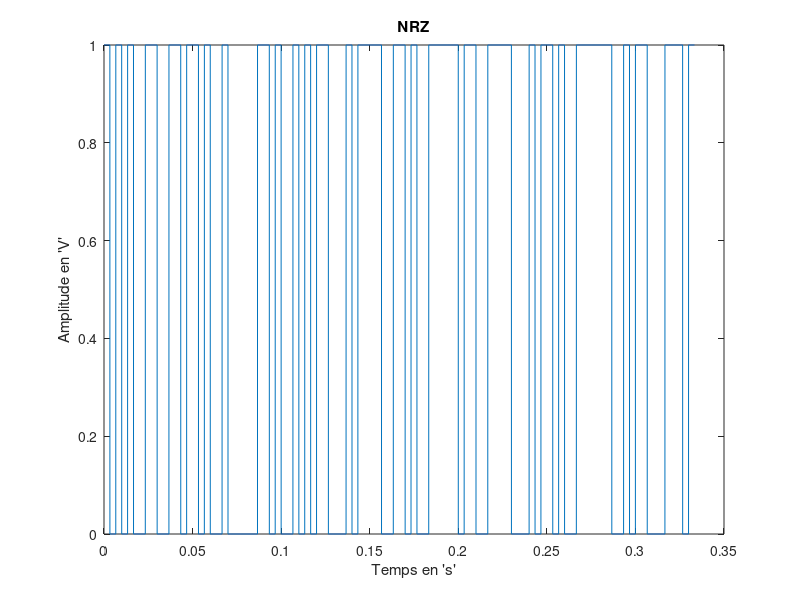
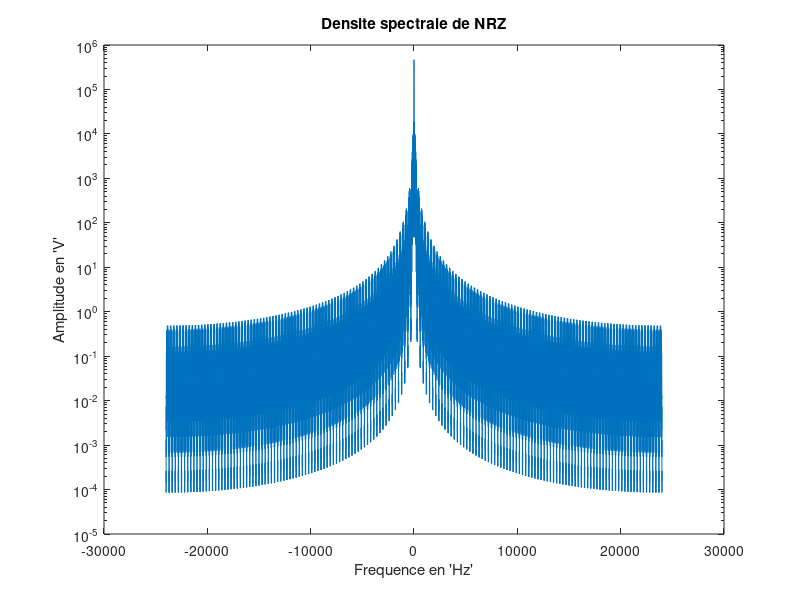
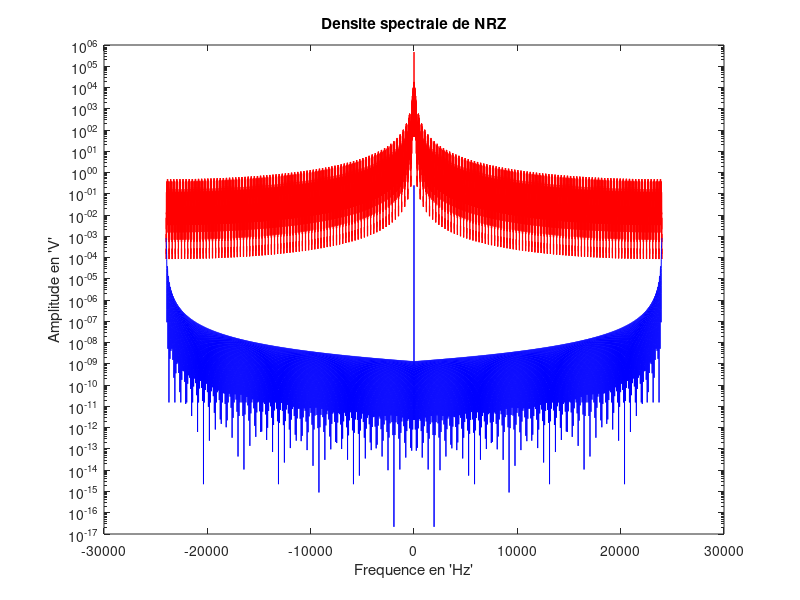
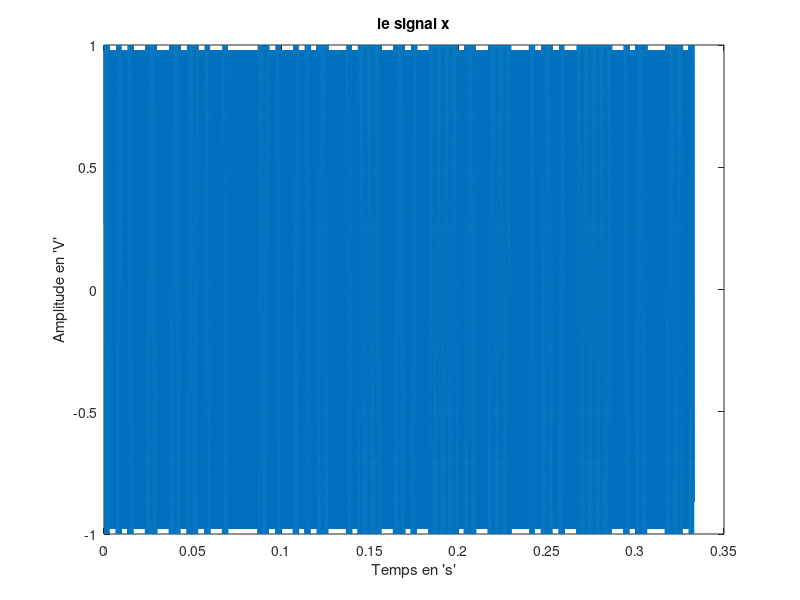

Recreate these plots in MATLAB, in order. (Note: this script raises an error after producing the figures.)
close all
clear all

F0 = 6000; %Hz
F1 = 2000; %Hz
Fe = 48000; %Hz 
Debit = 300;
Ns = Fe/Debit;
n_bit = 100;
Fe = 48000; %Hz
Te = 1/Fe; %s
Ts = Ns*Te;
temps = 0:Te:(Ns*n_bit-1)*Te;;
%% 3.1

%1

A = randi([0,1],1,n_bit);
NRZ = kron(A,ones(1,Ns));

%2

figure(1)
plot(temps,NRZ)
xlabel("Temps en 's'")
ylabel("Amplitude en 'V'")
title('NRZ')

%3
NRZ_T = fft(NRZ)

DSP_NRZ = (1/Ns)*abs(NRZ_T).^2;
Freq = linspace(-Fe/2, Fe/2, length(DSP_NRZ));
figure(2)
semilogy(Freq, fftshift(abs(DSP_NRZ)))
xlabel("Frequence en 'Hz'")
ylabel("Amplitude en 'V'")
title('Densite spectrale de NRZ')

%4
 y = zeros(size(DSP_NRZ));
 y(length((DSP_NRZ)/2)) = 1;
S_NRZ = (1/4)*Ts*(sinc(pi*Freq*Ts)).^2 + 1/4*y;
figure(3)
semilogy(Freq, fftshift(abs(DSP_NRZ)),"r")
xlabel("Frequence en 'Hz'")
ylabel("Amplitude en 'V'")
title('Densite spectrale de NRZ')
hold on
semilogy(Freq, fftshift(abs(S_NRZ)),"b")

%% 3.2

%1
phi0 = rand*2*pi;
phi1 = rand*2*pi;
s0 = cos(2*pi*F0*temps + phi0);
s1 = cos(2*pi*F1*temps + phi1);
x = (1-NRZ).*s0 + NRZ.*s1;

%2
figure(4)
plot(temps,x)
xlabel("Temps en 's'")
ylabel("Amplitude en 'V'")
title('le signal x')

%3 Voir rapport

%4
X = fft(x)
DSP_x = (1/Ns)*abs(X).^2;
Freq = linspace(-Fe/2, Fe/2, length(DSP_x));
figure(5)
semilogy(Freq, fftshift(abs(DSP_x)))
xlabel("Frequence en 'Hz'")
ylabel("Amplitude en 'V'")
title('Densite spectrale de x')

%% 4

SNR_DB = 50;
Px = mean(abs(x).^2);
Pb = Px / (10^(SNR_DB/10)); %Puissance du bruit
n_echantillons = randn(1,length(x));
Bruit_Gaussien = sqrt(Pb)*n_echantillons; % signal du bruit gaussien
x1 = x + Bruit_Gaussien; % nouveau signal

figure(6) % figure dans une echelle temporelle
plot(temps,x1)
xlabel("Temps en 's'")
ylabel("Amplitude en 'V'")
title('le signal x1')
X1 = fft(x1)
DSP_x1 = (1/Ns)*abs(X1).^2;
Freq = linspace(-Fe/2, Fe/2, length(DSP_x1));
figure(7) % figure de la densite spectrale de x1
semilogy(Freq, fftshift(abs(DSP_x1)))
xlabel("Frequence en 'Hz'")
ylabel("Amplitude en 'V'")
title('Densite spectrale de x1')

%% synthése de filtrage
%reponse impulsionnelle
fc = (F0+F1)/2;
N = 30 ;
k = -N : N ; 
f_tilde = fc/Fe;
signal_filtre_PB = 2*f_tilde*sinc(2*f_tilde*k);
temps = -N*Te : Te : N*Te; 
figure(8)
subplot(211)
plot( temps , signal_filtre_PB );
xlabel('temps en s')
ylabel('Morceau de la trace impulsionnelle idéale')
title('Réponse impulsionnelle du filtre passe bas')

% reponse en frequence 


fft_filtre_PB = fftshift(fft(signal_filtre_PB)) ;  
F1 = -Fe/2 : Fe/(length(fft_filtre_PB)-1) : Fe/2 ; 
subplot(212)
plot( F1 , abs(fft_filtre_PB));
title('Tracé de la réponse en fréquence du filtre PB')
xlabel('Fréquences en Hz ')
ylabel('Réponse en fréquence')
%% DSP et Filtre passe bas en meme graphe
figure(9)
X1 = fftshift(fft(x1))
DSP_x1 = (1/Ns)*abs(X1).^2;
Freq = linspace(-Fe/2, Fe/2, length(DSP_x1));
plot(Freq, DSP_x1)
hold on;


k = -N : N ; 
f_tilde = fc/Fe;
signal_filtre_PB = 2*f_tilde*sinc(2*f_tilde*k)
fft_filtre_PB = fftshift(fft(signal_filtre_PB)) ;  
F1 = -Fe/2 : Fe/(length(fft_filtre_PB)-1) : Fe/2 ;
plot( F1 , abs(fft_filtre_PB));
hold off ;
title('Superposition du filtre passe-bas de la DSP du signal modulé')
xlabel('Fréquence ( en Hz )')
ylabel('Réponse en fréquence')
legend('Densité spectrale du signal modulé','Réponse en fréquence du filtre passe-bas')


%% 5.2 synthése filtre passe haut
%Réponse impulsionnelle

signal_filtre_PH = dirac1(k*Te)-signal_filtre_PB;
temps = -N*Te : Te : N*Te; 

figure(10)
subplot(211)

plot( temps , signal_filtre_PH);
title('Tracé de la réponse impulsionnelle du fitre PH')
xlabel('temps en s ')
ylabel('Réponse impulsionnelle')

%Réponse en fréquence
fft_filtre_PH = fftshift(fft(signal_filtre_PH))
F2 = -Fe/2 : Fe/(length(fft_filtre_PH) - 1) : Fe/2
   
subplot(212)
plot(F2,abs(fft_filtre_PH))
xlabel('Fréquences en Hz ')
ylabel('Réponse en fréquence')
title('Tracé de la réponse en fréquence du filtre PH')

figure





%% filtrage 
%filtre_passe_bas = conv(x1,signal_filtre_PB,'same')
signal_filtre_PH = dirac1(k*Te)-signal_filtre_PB;
filtre_passe_bas = filter(signal_filtre_PB,1,x1)
filtre_passe_haut = conv(x1,signal_filtre_PH,'same');
Temps = 0 : Te :(length(filtre_passe_bas) - 1)*Te
figure
plot(Temps,filtre_passe_bas)
xlabel('Temps en s')
ylabel('Signal x après filtrage')
title('Tracé du signal x après filtrage passe bas')

 figure
 plot(Temps,filtre_passe_haut)
 xlabel('Temps en s')
 ylabel('Signal x après filtrage')
 title('Tracé du signal x après filtrage passe haut')


fft_filtre_passe_haut = fft(filtre_passe_haut)
fft_filtre_passe_bas = fft(filtre_passe_bas)
F3 = 0 : Fe : (length(filtre_passe_haut)-1)*Fe

figure
plot(F3,abs(fft_filtre_passe_bas))
hold on;




xlabel('frequence en HZ')
ylabel('Signal x après filtrage')
title('Tracé du signal x après filtrage passe bas')
figure
plot(F3,abs(fft_filtre_passe_haut))
xlabel('frequence en hz')
ylabel('Signal x après filtrage')
title('Tracé du signal x après filtrage passe haut')

%% detection d'énergie

X = reshape(filtre_passe_bas,Ns,length(filtre_passe_bas)/Ns);

E = X.*X;
Energie = sum(E);

K = (min(Energie) + max(Energie))/2;
bits = (Energie > K);
error_bits = sum(bits)/length(bits) 

%modification du démolateur
fc = (F0+F1)/2;
N = 30 ;
k = -N : N ; 
f_tildem = fc/Fe;
signal_filtre_PBm = 2*(fc/Fe)*sinc(2*f_tildem*k);
temps = -N*Te : Te : N*Te; 
figure

plot( temps , signal_filtre_PBm );
xlabel('temps en s')
ylabel('Morceau de la trace impulsionnelle idéale')
title('Réponse impulsionnelle du filtre passe bas')
filtre_passe_basm = filter(signal_filtre_PBm,1,x)

Xm = reshape(filtre_passe_basm,Ns,length(filtre_passe_basm)/Ns);

Em = Xm.*Xm;
Energiem = sum(Em);

K = (min(Energiem) + max(Energiem))/2;
bitsm = (Energiem > K);
error_bitsm = sum(bitsm)/length(bitsm)












